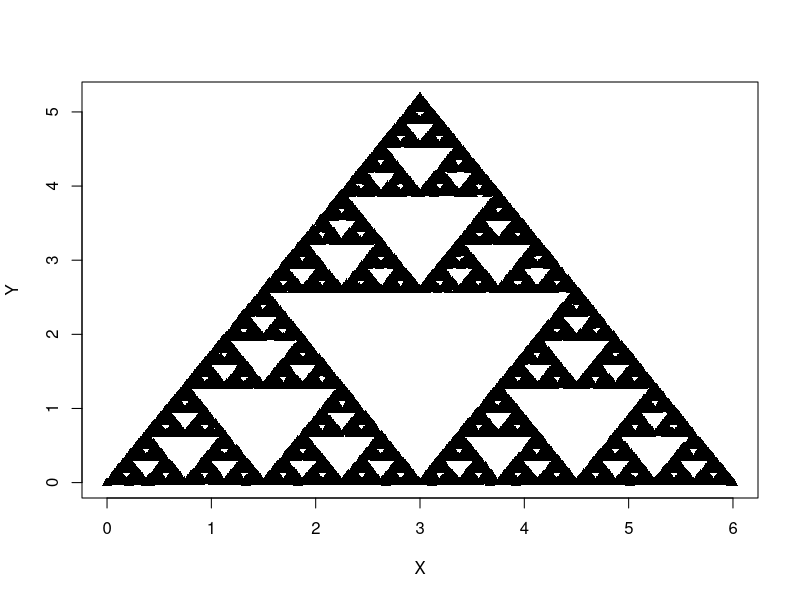

Write the R code that produced this figure.
## ---- chunk 1
sides <- 3
## ---- chunk 2
X <- c(0,6,3)
Y <- c(0,0,3*sqrt(3))

vertices <- list(c(0,0), c(6,0), c(3,3*sqrt(3)))
## ---- chunk 3
# Function: calculate midpoint. 
midpoint <- function(a,b){
  mid <- c();
  mid[1] <- (a[1]+b[1])/2;
  mid[2] <- (a[2]+b[2])/2;
  return(mid)
}

# Function: call random vertex.
ran_vert <- function(sides){
  z <- sample(sides, 1);
  vertices[[z]]
}
## ---- chunk 4
n <- 10000
plot_points <- list()
plot_points[[1]] <- c(.65,.65)        # Replace starting point with a call to something like `spsample()`

for(i in 2:n){
  plot_points[[i]] <- midpoint(plot_points[[i-1]], ran_vert(sides))
}

plot(X, Y, pch=17)
for(i in 1:length(plot_points)){
  points(plot_points[[i]][1], plot_points[[i]][2], pch=17)
}
